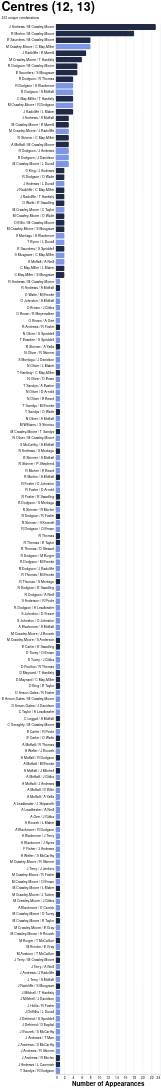

The specification (Vega-Lite) saved for this image:
### Vega-Lite specification from a JSON file in a GitHub repository (floating-point values rounded to 4 significant figures; data arrays with more than 128 entries replaced by an {"elided": "..."} marker saying what was removed)
{"config": {"axis": {"labelFont": "PT Sans Narrow, Helvetica Neue, Helvetica, Arial, sans-serif", "titleFont": "PT Sans Narrow, Helvetica Neue, Helvetica, Arial, sans-serif", "labelFontSize": 13, "titleFontSize": 24, "gridColor": "#202947", "gridOpacity": 0.2, "zindex": 1}, "text": {"font": "Lato, sans-serif"}, "bar": {"cornerRadiusEnd": 5}, "header": {"labelFont": "PT Sans Narrow, Helvetica Neue, Helvetica, Arial, sans-serif", "titleFont": "PT Sans Narrow, Helvetica Neue, Helvetica, Arial, sans-serif", "labelFontSize": 24, "titleFontSize": 28, "labelFontWeight": "bold", "orient": "left"}, "legend": {"labelFont": "PT Sans Narrow, Helvetica Neue, Helvetica, Arial, sans-serif", "titleFont": "PT Sans Narrow, Helvetica Neue, Helvetica, Arial, sans-serif", "labelFontSize": 14, "titleFontSize": 16, "titlePadding": 5, "fillColor": "white", "strokeColor": "black", "padding": 10, "titleFontWeight": "lighter", "titleFontStyle": "italic", "titleColor": "gray", "offset": 10}, "title": {"font": "PT Sans Narrow, Helvetica Neue, Helvetica, Arial, sans-serif", "fontSize": 48, "fontWeight": "bold", "anchor": "start", "align": "center", "titlePadding": 20, "subtitlePadding": 10, "subtitleFontSize": 13, "subtitleColor": "", "subtitleFontStyle": "italic", "offset": 15, "color": "black"}, "axisX": {"labelAngle": 0}, "facet": {"title": null, "header": null, "align": {"row": "each", "column": "each"}}, "resolve": {"scale": {"y": "independent", "facet": "independent"}}, "background": "transparent", "scale": {"offsetBandPaddingOuter": 0.2, "offsetBandPaddingInner": 0.1}, "view": {"stroke": null, "background": "transparent"}}, "data": {"name": "data-abbb1d4390104af9896b30dfde29770e"}, "mark": {"type": "bar"}, "encoding": {"color": {"field": "squad", "legend": null, "scale": {"domain": ["1st", "2nd"], "range": ["#202946", "#7d96e8"]}, "type": "nominal"}, "tooltip": [{"field": "combination", "title": "Players", "type": "nominal"}, {"field": "frequency", "title": "Appearances", "type": "quantitative"}, {"field": "squad", "title": "Squad", "type": "nominal"}], "x": {"field": "frequency", "title": "Number of Appearances", "type": "quantitative"}, "y": {"axis": {"labelLimit": 300}, "field": "combination", "sort": "-x", "title": null, "type": "nominal"}}, "height": {"step": 25}, "title": {"text": "Centres (12, 13)", "subtitle": "161 unique combinations"}, "width": 400, "$schema": "https://vega.github.io/schema/vega-lite/v5.20.1.json", "datasets": {"data-abbb1d4390104af9896b30dfde29770e": {"elided": "161 records"}}}
